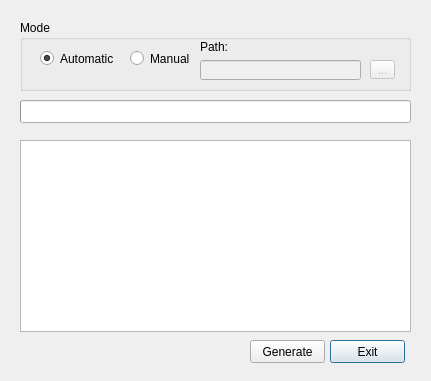
<?xml version="1.0" encoding="UTF-8"?>
<ui version="4.0">
 <class>Dialog</class>
 <widget class="QDialog" name="Dialog">
  <property name="geometry">
   <rect>
    <x>0</x>
    <y>0</y>
    <width>431</width>
    <height>381</height>
   </rect>
  </property>
  <property name="windowTitle">
   <string>Dialog</string>
  </property>
  <widget class="QPushButton" name="cmdExit">
   <property name="geometry">
    <rect>
     <x>330</x>
     <y>340</y>
     <width>75</width>
     <height>23</height>
    </rect>
   </property>
   <property name="text">
    <string>Exit</string>
   </property>
  </widget>
  <widget class="QPushButton" name="cmdStart">
   <property name="geometry">
    <rect>
     <x>250</x>
     <y>340</y>
     <width>75</width>
     <height>23</height>
    </rect>
   </property>
   <property name="text">
    <string>Generate</string>
   </property>
  </widget>
  <widget class="QGroupBox" name="frmMode">
   <property name="geometry">
    <rect>
     <x>20</x>
     <y>20</y>
     <width>391</width>
     <height>71</height>
    </rect>
   </property>
   <property name="title">
    <string>Mode</string>
   </property>
   <widget class="QRadioButton" name="optAuto">
    <property name="geometry">
     <rect>
      <x>20</x>
      <y>30</y>
      <width>82</width>
      <height>17</height>
     </rect>
    </property>
    <property name="text">
     <string>Automatic</string>
    </property>
    <property name="checked">
     <bool>true</bool>
    </property>
   </widget>
   <widget class="QRadioButton" name="optManual">
    <property name="geometry">
     <rect>
      <x>110</x>
      <y>30</y>
      <width>82</width>
      <height>17</height>
     </rect>
    </property>
    <property name="text">
     <string>Manual</string>
    </property>
   </widget>
  </widget>
  <widget class="QLabel" name="lblPath">
   <property name="geometry">
    <rect>
     <x>200</x>
     <y>40</y>
     <width>47</width>
     <height>13</height>
    </rect>
   </property>
   <property name="text">
    <string>Path:</string>
   </property>
  </widget>
  <widget class="QLineEdit" name="txtPath">
   <property name="enabled">
    <bool>false</bool>
   </property>
   <property name="geometry">
    <rect>
     <x>200</x>
     <y>60</y>
     <width>161</width>
     <height>20</height>
    </rect>
   </property>
  </widget>
  <widget class="QToolButton" name="btnPath">
   <property name="enabled">
    <bool>false</bool>
   </property>
   <property name="geometry">
    <rect>
     <x>370</x>
     <y>60</y>
     <width>25</width>
     <height>19</height>
    </rect>
   </property>
   <property name="text">
    <string>...</string>
   </property>
  </widget>
  <widget class="QProgressBar" name="progressBar">
   <property name="geometry">
    <rect>
     <x>20</x>
     <y>100</y>
     <width>391</width>
     <height>23</height>
    </rect>
   </property>
   <property name="maximum">
    <number>2</number>
   </property>
   <property name="value">
    <number>0</number>
   </property>
   <property name="textVisible">
    <bool>false</bool>
   </property>
  </widget>
  <widget class="QTableWidget" name="tableWidget">
   <property name="geometry">
    <rect>
     <x>20</x>
     <y>140</y>
     <width>391</width>
     <height>192</height>
    </rect>
   </property>
  </widget>
 </widget>
 <resources/>
 <connections/>
</ui>
